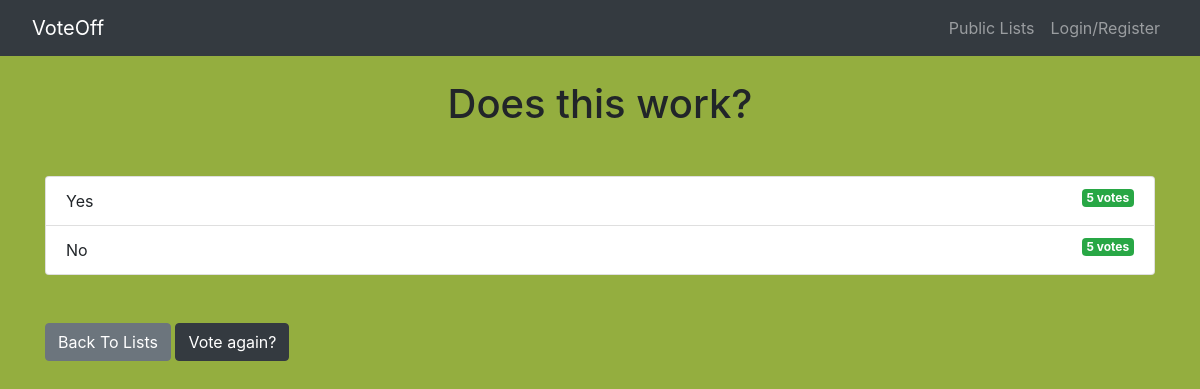
The page /lists/results/63/ on the database as committed earlier.
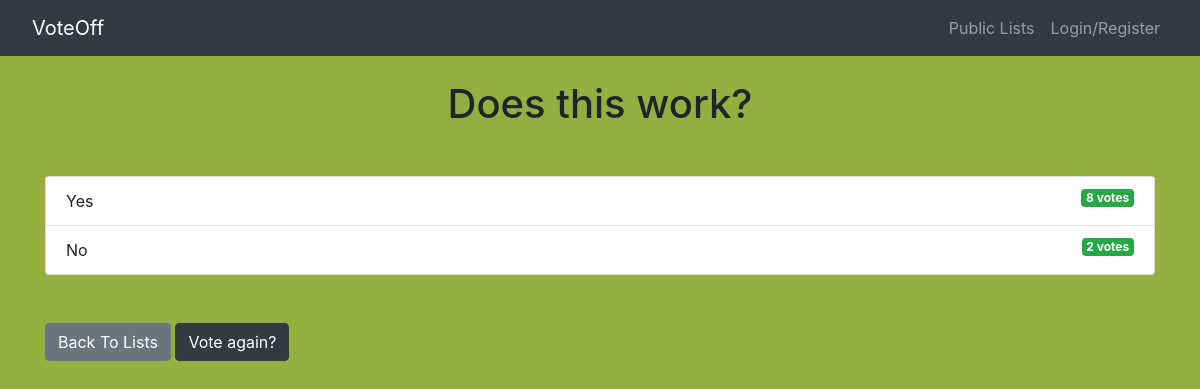
The same page on the database as committed later.
### lists/models.py (models this page shows, shortened)
class Choice(models.Model):
    question = models.ForeignKey(Question, on_delete=models.CASCADE)
    choice_text = models.CharField(max_length=200)
    votes = models.IntegerField(default=0)

### lists/views.py (the view)
# urls.py: path('lists/results/<int:question_id>/', views.results, name='results'),
def results(request, question_id):
    question = get_object_or_404(Question, pk=question_id)
    return render(request, 'lists/results.html', { 'question': question })

### lists/templates/lists/results.html
{% extends 'base.html' %}
{% load static %}
{% block extrahead %}
<link rel="stylesheet" type="text/css" href="{% static 'css/lists.css' %}">
{% endblock %}
{% block content %}
<h1 class="mb-5 text-center">{{ question.question_text }}</h1>
<ul class="list-group mb-5">
	{% for choice in question.choice_set.all %}
	<li class="list-group-item">
		{{ choice.choice_text }}  <span class="badge badge-success float-right">{{ choice.votes }} vote{{ choice.votes | pluralize }}</span>
	</li>
	{% endfor %}
</ul>
<a class="btn btn-secondary" href="{% url 'lists:index' %}">Back To Lists</a>
<a class="btn btn-dark" href="{% url 'lists:detail' question.id %}">Vote again?</a>
{% endblock %}

Rows that differ between the two databases and show on the page:
changed Choice "Yes": votes "5" → "8"
changed Choice "No": votes "5" → "2"
